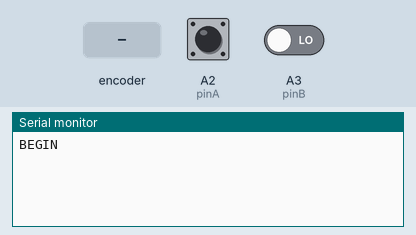
Simulated run of this sketch. Board: Arduino Uno, built with avr-gcc and run on an emulated ATmega328P. Shown: the last lines printed to the serial monitor. Inputs (shaded band) come from the test bench; at power-on: A2 (pinA) HIGH, A3 (pinB) LOW.

Above: at 1.2 s.
1.3 s: rotary encoder on A2 (pinA) / A3 (pinB) turned 1 step (first pin leading)
At 2.5 s:
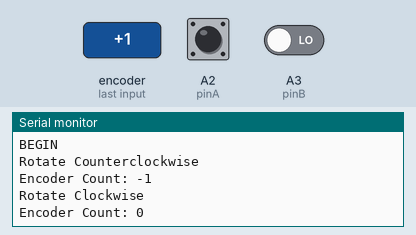
3.0 s: rotary encoder on A2 (pinA) / A3 (pinB) turned 1 step (first pin leading)
At 3.8 s:
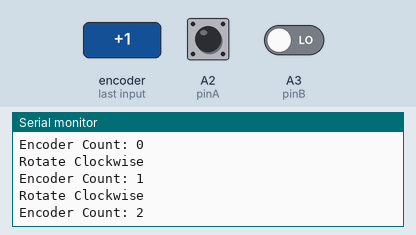
Timing chart, 0 to 6.0 s (numbered marks = the images above; inputs shaded):
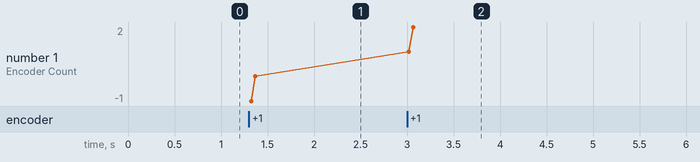

The sketch:

roteryencoder.ino
```cpp
/**************
 * VCC to 5V  *
 * GND to GND *
 * CLK to A2  *
 * DT to A3  *
 **************/
int pinA = A2;
int pinB = A3;
int encoderPosCount = 0;
int pinALast;
int aVal;
boolean bCW;

 void setup()
 {
  //SET pinA and pinB and input
   pinMode (pinA,INPUT);
   pinMode (pinB,INPUT);
   pinALast = digitalRead(pinA);//Read Pin A
   Serial.begin (9600);
   Serial.println("BEGIN");
   Serial.println();
 }

 void loop()
 {
   aVal = digitalRead(pinA);
   if (aVal != pinALast)
   {
     if (digitalRead(pinB) != aVal) //We're Rotating Clockwise
     {
       encoderPosCount ++;
       bCW = true;
     }

     else

     {
       bCW = false;
       encoderPosCount--;
     }

     if (bCW)
     {
       Serial.println ("Rotate Clockwise");
     }

     else

     {
       Serial.println("Rotate Counterclockwise");
     }

     Serial.print("Encoder Count: ");
     Serial.println(encoderPosCount);
     Serial.println();
   }

   pinALast = aVal;
 }
```

Measured:
- after the input at 1.3 s, the serial monitor: prints a new line at once (image 1)
- after the input at 3.0 s, the serial monitor: prints a new line at once (image 2)
- plotted number 1: 0 → 2 after the input at 3.0 s
